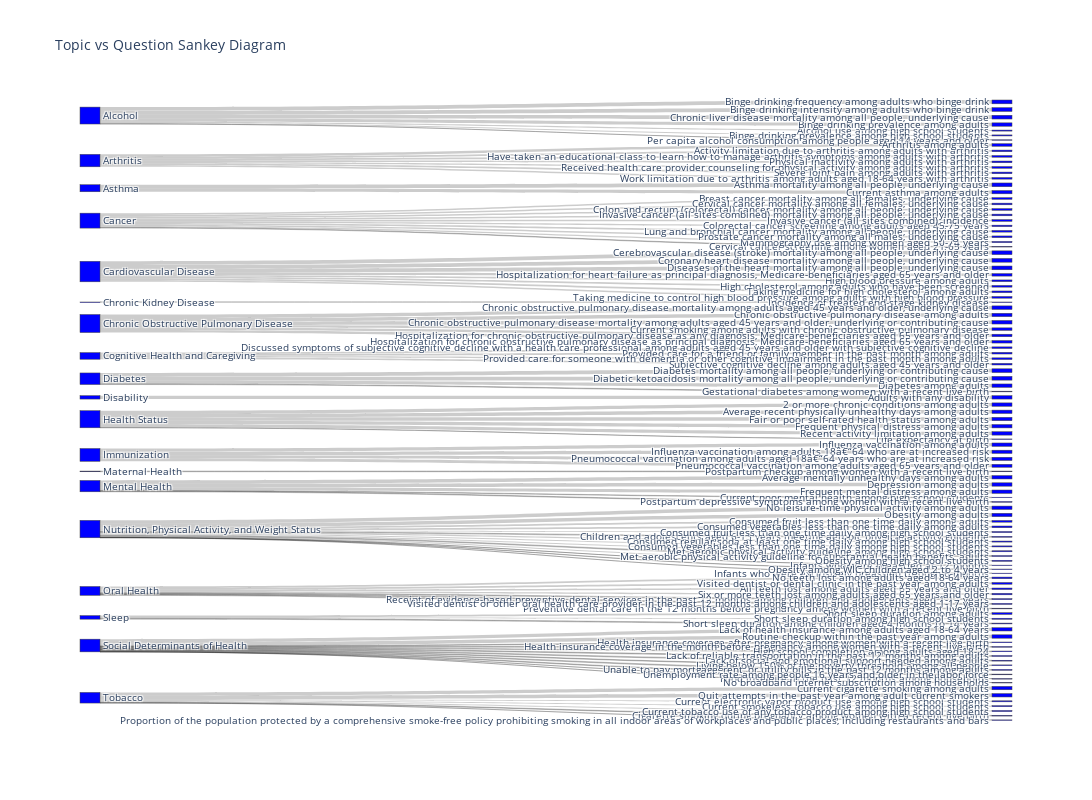

The notebook cell saved with this chart:
### Code cell
# Aggregate data
topic_question_counts = data.groupby(['Topic', 'Question']).size().reset_index(name='Count')

# Prepare data for Sankey
topics = topic_question_counts['Topic'].unique().tolist()
questions = topic_question_counts['Question'].unique().tolist()

# Map topics and questions to indices
all_nodes = topics + questions
topic_question_counts['Source'] = topic_question_counts['Topic'].apply(lambda x: all_nodes.index(x))
topic_question_counts['Target'] = topic_question_counts['Question'].apply(lambda x: all_nodes.index(x))

# Create Sankey diagram
fig = go.Figure(go.Sankey(
    node=dict(
        label=all_nodes,
        pad=10,
        thickness=20,
        color="blue"
    ),
    link=dict(
        source=topic_question_counts['Source'],
        target=topic_question_counts['Target'],
        value=topic_question_counts['Count']
    )
))

fig.update_layout(title_text="Topic vs Question Sankey Diagram", font_size=10, width=1200, height=800)
fig.update_traces(node=dict(pad=15, thickness=20))
fig.show()

### Figure 1 — Plotly figure (JSON) as saved in the notebook; plotly's stock layout.template omitted (floating-point values rounded to 4 significant figures)
{"data": [{"link": {"source": [0, 0, 0, 0, 0, 0, 0, 1, 1, 1, 1, 1, 1, 1, 2, 2, 3, 3, 3, 3, 3, 3, 3, 3, 3, 3, 4, 4, 4, 4, 4, 4, 4, 4, 5, 6, 6, 6, 6, 6, 6, 7, 7, 7, 7, 8, 8, 8, 8, 9, 10, 10, 10, 10, 10, 10, 11, 11, 11, 11, 12, 13, 13, 13, 13, 13, 14, 14, 14, 14, 14, 14, 14, 14, 14, 14, 14, 14, 14, 14, 15, 15, 15, 15, 15, 15, 15, 16, 16, 16, 17, 17, 17, 17, 17, 17, 17, 17, 17, 17, 17, 17, 18, 18, 18, 18, 18, 18, 18], "target": [19, 20, 21, 22, 23, 24, 25, 26, 27, 28, 29, 30, 31, 32, 33, 34, 35, 36, 37, 38, 39, 40, 41, 42, 43, 44, 45, 46, 47, 48, 49, 50, 51, 52, 53, 54, 55, 56, 57, 58, 59, 60, 61, 62, 63, 64, 65, 66, 67, 68, 69, 70, 71, 72, 73, 74, 75, 76, 77, 78, 79, 80, 81, 82, 83, 84, 85, 86, 87, 88, 89, 90, 91, 92, 93, 94, 95, 96, 97, 98, 99, 100, 101, 102, 103, 104, 105, 106, 107, 108, 109, 110, 111, 112, 113, 114, 115, 116, 117, 118, 119, 120, 121, 122, 123, 124, 125, 126, 127], "value": [1540, 5720, 5680, 5060, 1540, 5616, 165, 2420, 3795, 2530, 2530, 2530, 2420, 2420, 5616, 4895, 2496, 2496, 880, 2496, 2200, 2496, 2544, 2496, 1758, 2496, 5616, 5616, 5616, 2527, 2530, 3744, 2530, 2530, 104, 5060, 5304, 5304, 3795, 3744, 3744, 2422, 2530, 2530, 2422, 5060, 5616, 5616, 1026, 5060, 5060, 5060, 5060, 5060, 312, 5060, 5060, 4840, 4840, 4400, 1026, 5060, 770, 5060, 5060, 1026, 1248, 2530, 1540, 1540, 2530, 1540, 122, 122, 1540, 1265, 5060, 432, 5060, 1540, 2200, 2420, 1026, 1430, 2200, 2530, 1430, 2530, 1248, 1540, 55, 1026, 1026, 1040, 4840, 1265, 1265, 1040, 104, 5060, 1265, 1040, 1026, 5060, 1540, 1540, 1540, 165, 5060]}, "node": {"color": "blue", "label": ["Alcohol", "Arthritis", "Asthma", "Cancer", "Cardiovascular Disease", "Chronic Kidney Disease", "Chronic Obstructive Pulmonary Disease", "Cognitive Health and Caregiving", "Diabetes", "Disability", "Health Status", "Immunization", "Maternal Health", "Mental Health", "Nutrition, Physical Activity, and Weight Status", "Oral Health", "Sleep", "Social Determinants of Health", "Tobacco", "Alcohol use among high school students", "Binge drinking frequency among adults who binge drink", "Binge drinking intensity among adults who binge drink", "Binge drinking prevalence among adults", "Binge drinking prevalence among high school students", "Chronic liver disease mortality among all people, underlying cause", "Per capita alcohol consumption among people aged 14 years and older", "Activity limitation due to arthritis among adults with arthritis", "Arthritis among adults", "Have taken an educational class to learn how to manage arthritis symptoms among adults with arthritis", "Physical inactivity among adults with arthritis", "Received health care provider counseling for physical activity among adults with arthritis", "Severe joint pain among adults with arthritis", "Work limitation due to arthritis among adults aged 18-64 years with arthritis", "Asthma mortality among all people, underlying cause", "Current asthma among adults", "Breast cancer mortality among all females, underlying cause", "Cervical cancer mortality among all females, underlying cause", "Cervical cancer screening among women aged 21-65 years", "Colon and rectum (colorectal) cancer mortality among all people, underlying cause", "Colorectal cancer screening among adults aged 45-75 years", "Invasive cancer (all sites combined) mortality among all people, underlying cause", "Invasive cancer (all sites combined), incidence", "Lung and bronchial cancer mortality among all people, underlying cause", "Mammography use among women aged 50-74 years", "Prostate cancer mortality among all males, underlying cause", "Cerebrovascular disease (stroke) mortality among all people, underlying cause", "Coronary heart disease mortality among all people, underlying cause", "Diseases of the heart mortality among all people, underlying cause", "High blood pressure among adults", "High cholesterol among adults who have been screened", "Hospitalization for heart failure as principal diagnosis, Medicare-beneficiaries aged 65 years and older", "Taking medicine for high cholesterol among adults", "Taking medicine to control high blood pressure among adults with high blood pressure", "Incidence of treated end-stage kidney disease", "Chronic obstructive pulmonary disease among adults", "Chronic obstructive pulmonary disease mortality among adults aged 45 years and older, underlying cause", "Chronic obstructive pulmonary disease mortality among adults aged 45 years and older, underlying or contributing cause", "Current smoking among adults with chronic obstructive pulmonary disease", "Hospitalization for chronic obstructive pulmonary disease as any diagnosis, Medicare-beneficiaries aged 65 years and older", "Hospitalization for chronic obstructive pulmonary disease as principal diagnosis, Medicare-beneficiaries aged 65 years and older", "Discussed symptoms of subjective cognitive decline with a health care professional among adults aged 45 years and older with subjective cognitive decline", "Provided care for a friend or family member in the past month among adults", "Provided care for someone with dementia or other cognitive impairment in the past month among adults", "Subjective cognitive decline among adults aged 45 years and older", "Diabetes among adults", "Diabetes mortality among all people, underlying or contributing cause", "Diabetic ketoacidosis mortality among all people, underlying or contributing cause", "Gestational diabetes among women with a recent live birth", "Adults with any disability", "2 or more chronic conditions among adults", "Average recent physically unhealthy days among adults", "Fair or poor self-rated health status among adults", "Frequent physical distress among adults", "Life expectancy at birth", "Recent activity limitation among adults", "Influenza vaccination among adults", "Influenza vaccination among adults 18â€“64 who are at increased risk", "Pneumococcal vaccination among adults aged 18â€“64 years who are at increased risk", "Pneumococcal vaccination among adults aged 65 years and older", "Postpartum checkup among women with a recent live birth", "Average mentally unhealthy days among adults", "Current poor mental health among high school students", "Depression among adults", "Frequent mental distress among adults", "Postpartum depressive symptoms among women with a recent live birth", "Children and adolescents aged 6-13 years meeting aerobic physical activity guideline", "Consumed fruit less than one time daily among adults", "Consumed fruit less than one time daily among high school students", "Consumed regular soda at least one time daily among high school students", "Consumed vegetables less than one time daily among adults", "Consumed vegetables less than one time daily among high school students", "Infants who were breastfed at 12 months", "Infants who were exclusively breastfed through 6 months", "Met aerobic physical activity guideline among high school students", "Met aerobic physical activity guideline for substantial health benefits, adults", "No leisure-time physical activity among adults", "Obesity among WIC children aged 2 to 4 years", "Obesity among adults", "Obesity among high school students", "All teeth lost among adults aged 65 years and older", "No teeth lost among adults aged 18-64 years", "Preventive dental care in the 12 months before pregnancy among women with a recent live birth", "Receipt of evidence-based preventive dental services in the past 12 months among children and adolescents aged 1-17 years", "Six or more teeth lost among adults aged 65 years and older", "Visited dentist or dental clinic in the past year among adults", "Visited dentist or other oral health care provider in the past 12 months among children and adolescents aged 1-17 years", "Short sleep duration among adults", "Short sleep duration among children aged 4 months to 14 years", "Short sleep duration among high school students", "Food insecure in the past 12 months among households", "Health insurance coverage after pregnancy among women with a recent live birth", "Health insurance coverage in the month before pregnancy among women with a recent live birth", "High school completion among adults aged 18-24", "Lack of health insurance among adults aged 18-64 years", "Lack of reliable transportation in the past 12 months among adults", "Lack of social and emotional support needed among adults", "Living below 150% of the poverty threshold among all people", "No broadband internet subscription among households", "Routine checkup within the past year among adults", "Unable to pay mortgage, rent, or utility bills in the past 12 months among adults", "Unemployment rate among people 16 years and older in the labor force", "Cigarette smoking during pregnancy among women with a recent live birth", "Current cigarette smoking among adults", "Current electronic vapor product use among high school students", "Current smokeless tobacco use among high school students", "Current tobacco use of any tobacco product among high school students", "Proportion of the population protected by a comprehensive smoke-free policy prohibiting smoking in all indoor areas of workplaces and public places, including restaurants and bars", "Quit attempts in the past year among adult current smokers"], "pad": 15, "thickness": 20}, "type": "sankey"}], "layout": {"font": {"size": 10}, "height": 800, "title": {"text": "Topic vs Question Sankey Diagram"}, "width": 1200}}
